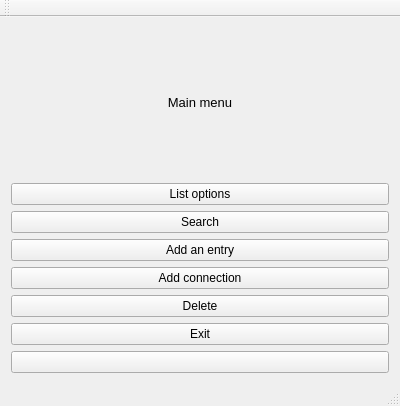
<?xml version="1.0" encoding="UTF-8"?>
<ui version="4.0">
 <class>MainWindow</class>
 <widget class="QMainWindow" name="MainWindow">
  <property name="geometry">
   <rect>
    <x>0</x>
    <y>0</y>
    <width>400</width>
    <height>406</height>
   </rect>
  </property>
  <property name="minimumSize">
   <size>
    <width>400</width>
    <height>315</height>
   </size>
  </property>
  <property name="windowTitle">
   <string>MainWindow</string>
  </property>
  <widget class="QWidget" name="centralWidget">
   <layout class="QVBoxLayout" name="verticalLayout">
    <item>
     <widget class="QLabel" name="label">
      <property name="text">
       <string>&lt;html&gt;&lt;head/&gt;&lt;body&gt;&lt;p align=&quot;center&quot;&gt;&lt;span style=&quot; font-size:10pt;&quot;&gt;Main menu&lt;/span&gt;&lt;/p&gt;&lt;/body&gt;&lt;/html&gt;</string>
      </property>
     </widget>
    </item>
    <item>
     <widget class="QPushButton" name="pushButtonListOptions">
      <property name="text">
       <string>List options</string>
      </property>
     </widget>
    </item>
    <item>
     <widget class="QPushButton" name="pushButtonSearch">
      <property name="text">
       <string>Search</string>
      </property>
     </widget>
    </item>
    <item>
     <widget class="QPushButton" name="pushButtonAddEntry">
      <property name="text">
       <string>Add an entry</string>
      </property>
     </widget>
    </item>
    <item>
     <widget class="QPushButton" name="pushButtonAddConnection">
      <property name="text">
       <string>Add connection</string>
      </property>
     </widget>
    </item>
    <item>
     <widget class="QPushButton" name="pushButtonDelete">
      <property name="text">
       <string>Delete</string>
      </property>
     </widget>
    </item>
    <item>
     <widget class="QPushButton" name="pushButtonExit">
      <property name="text">
       <string>Exit</string>
      </property>
     </widget>
    </item>
    <item>
     <widget class="QPushButton" name="pinata">
      <property name="text">
       <string/>
      </property>
      <property name="icon">
       <iconset>
        <normaloff>:/new/images/pinata.jpg</normaloff>:/new/images/pinata.jpg</iconset>
      </property>
     </widget>
    </item>
   </layout>
  </widget>
  <widget class="QMenuBar" name="menuBar">
   <property name="geometry">
    <rect>
     <x>0</x>
     <y>0</y>
     <width>400</width>
     <height>31</height>
    </rect>
   </property>
  </widget>
  <widget class="QToolBar" name="mainToolBar">
   <attribute name="toolBarArea">
    <enum>TopToolBarArea</enum>
   </attribute>
   <attribute name="toolBarBreak">
    <bool>false</bool>
   </attribute>
  </widget>
  <widget class="QStatusBar" name="statusBar"/>
 </widget>
 <layoutdefault spacing="6" margin="11"/>
 <resources/>
 <connections>
  <connection>
   <sender>pushButtonExit</sender>
   <signal>clicked()</signal>
   <receiver>MainWindow</receiver>
   <slot>close()</slot>
   <hints>
    <hint type="sourcelabel">
     <x>259</x>
     <y>230</y>
    </hint>
    <hint type="destinationlabel">
     <x>256</x>
     <y>330</y>
    </hint>
   </hints>
  </connection>
 </connections>
</ui>
